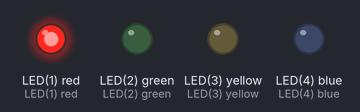
The program below on a simulated pyboard running MicroPython. Shown: output pins drawn as LEDs (lit = HIGH).

Above: at 0.03 s.
At 0.33 s:
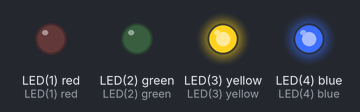
At 0.69 s:
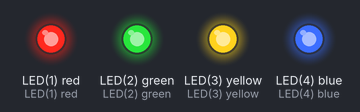
At 1.35 s:
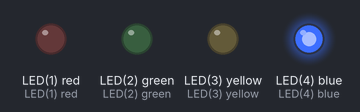
At 2.07 s:
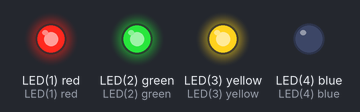
At 2.85 s:
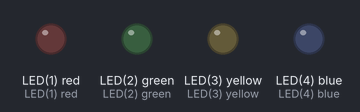
Timing chart, 0 to 3.1 s (numbered marks = the images above):
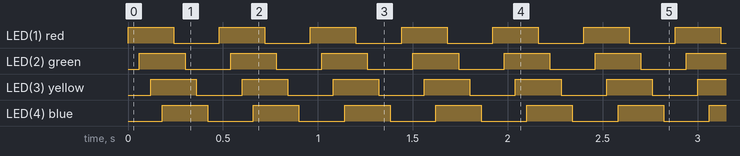

The program:

sparkle.py
```python
"""
Turn the LEDs on/off sequentially.
"""
import pyb

leds = [pyb.LED(i) for i in [1, 2, 3, 4]]

def sparkle(delay):
    for led in leds:
        led.on()
        pyb.delay(delay)
    for led in leds:
        led.off()
        pyb.delay(delay)

while 1:
    sparkle(60)
```

Measured:
- by itself, LED(1) red, LED(2) green, LED(3) yellow, LED(4) blue: alternates HIGH for 0.24 s and LOW for 0.24 s
- by itself, everything shown: repeats every 0.48 s, in 8 steps
